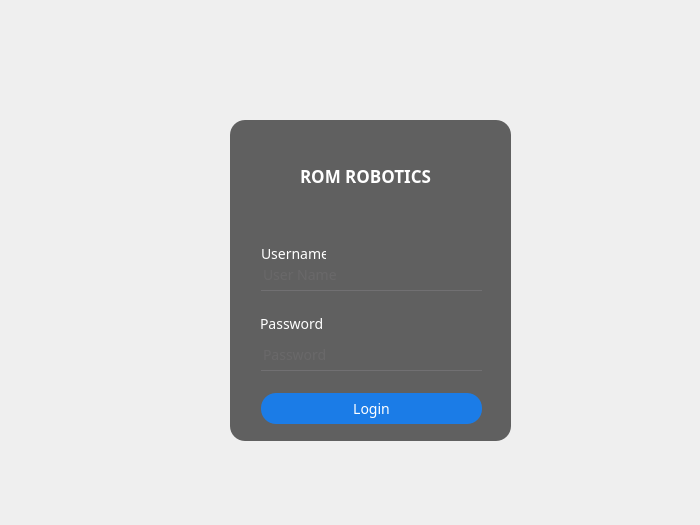
<?xml version="1.0" encoding="UTF-8"?>
<ui version="4.0">
 <class>MainWindow</class>
 <widget class="QMainWindow" name="MainWindow">
  <property name="geometry">
   <rect>
    <x>0</x>
    <y>0</y>
    <width>700</width>
    <height>525</height>
   </rect>
  </property>
  <property name="sizePolicy">
   <sizepolicy hsizetype="Fixed" vsizetype="Fixed">
    <horstretch>0</horstretch>
    <verstretch>0</verstretch>
   </sizepolicy>
  </property>
  <property name="minimumSize">
   <size>
    <width>700</width>
    <height>525</height>
   </size>
  </property>
  <property name="maximumSize">
   <size>
    <width>700</width>
    <height>525</height>
   </size>
  </property>
  <property name="font">
   <font>
    <family>Umpush</family>
    <pointsize>-1</pointsize>
    <italic>true</italic>
   </font>
  </property>
  <property name="windowTitle">
   <string>ROM ROBOTICS</string>
  </property>
  <property name="windowIcon">
   <iconset resource="src.qrc">
    <normaloff>:/images/main_dWS_icon.ico</normaloff>:/images/main_dWS_icon.ico</iconset>
  </property>
  <property name="styleSheet">
   <string notr="true">#centralwidget{
background-image: url(:/images/polblur.png) 0 0 0 0 stretch stretch;
}

*{
font-family: Umpush;
font-size: 24px;
}

QFrame{
background:rgba(0,0,0,0.6);
border-radius: 15px;
}

#pushButton{
border-radius: 0px;
background: transparent;
}

QLabel{
	color: white;
background: transparent;
}

#loginBtn{
border-radius:15px;
color: white;
background: rgb(27, 124, 231);
Font-size: 14px;
}

#loginBtn:hover{
border-radius:15px;
color: #333;
background:rgb(155, 194, 251);
font-weight:bold;
}

QLineEdit{
background: transparent;
border: none;
color: #717072;
border-bottom: 1px solid #717072;
Font-size: 14px;
}
#labelUserName{
Font-size: 14px;
color: white;
}
#labelPassword{
Font-size: 14px;
color: white;
}

#labelLoginHere{
Font-size: 17px;
color:white;
}</string>
  </property>
  <widget class="QWidget" name="centralwidget">
   <widget class="QFrame" name="frame">
    <property name="geometry">
     <rect>
      <x>230</x>
      <y>120</y>
      <width>281</width>
      <height>321</height>
     </rect>
    </property>
    <property name="styleSheet">
     <string notr="true"/>
    </property>
    <property name="frameShape">
     <enum>QFrame::StyledPanel</enum>
    </property>
    <property name="frameShadow">
     <enum>QFrame::Raised</enum>
    </property>
    <widget class="QLabel" name="labelLoginHere">
     <property name="geometry">
      <rect>
       <x>70</x>
       <y>40</y>
       <width>151</width>
       <height>31</height>
      </rect>
     </property>
     <property name="font">
      <font>
       <family>Umpush</family>
       <pointsize>-1</pointsize>
       <weight>75</weight>
       <bold>true</bold>
      </font>
     </property>
     <property name="styleSheet">
      <string notr="true"/>
     </property>
     <property name="text">
      <string>ROM ROBOTICS</string>
     </property>
    </widget>
    <widget class="QPushButton" name="loginBtn">
     <property name="geometry">
      <rect>
       <x>31</x>
       <y>273</y>
       <width>221</width>
       <height>31</height>
      </rect>
     </property>
     <property name="font">
      <font>
       <family>Umpush</family>
       <pointsize>-1</pointsize>
       <weight>50</weight>
       <italic>false</italic>
       <bold>false</bold>
      </font>
     </property>
     <property name="text">
      <string>Login</string>
     </property>
    </widget>
    <widget class="QLineEdit" name="userName">
     <property name="geometry">
      <rect>
       <x>31</x>
       <y>140</y>
       <width>221</width>
       <height>31</height>
      </rect>
     </property>
     <property name="text">
      <string/>
     </property>
     <property name="placeholderText">
      <string>User Name</string>
     </property>
    </widget>
    <widget class="QLineEdit" name="password">
     <property name="geometry">
      <rect>
       <x>31</x>
       <y>220</y>
       <width>221</width>
       <height>31</height>
      </rect>
     </property>
     <property name="text">
      <string/>
     </property>
     <property name="echoMode">
      <enum>QLineEdit::Password</enum>
     </property>
     <property name="placeholderText">
      <string>Password</string>
     </property>
    </widget>
    <widget class="QLabel" name="labelUserName">
     <property name="geometry">
      <rect>
       <x>31</x>
       <y>120</y>
       <width>65</width>
       <height>28</height>
      </rect>
     </property>
     <property name="styleSheet">
      <string notr="true"/>
     </property>
     <property name="text">
      <string>Username</string>
     </property>
    </widget>
    <widget class="QLabel" name="labelPassword">
     <property name="geometry">
      <rect>
       <x>30</x>
       <y>190</y>
       <width>62</width>
       <height>28</height>
      </rect>
     </property>
     <property name="styleSheet">
      <string notr="true"/>
     </property>
     <property name="text">
      <string>Password</string>
     </property>
    </widget>
   </widget>
   <widget class="QPushButton" name="pushButton">
    <property name="geometry">
     <rect>
      <x>320</x>
      <y>60</y>
      <width>101</width>
      <height>101</height>
     </rect>
    </property>
    <property name="styleSheet">
     <string notr="true">#pushButton{
border-radius: 60px;
}</string>
    </property>
    <property name="text">
     <string/>
    </property>
    <property name="icon">
     <iconset resource="src.qrc">
      <normaloff>:/images/primary_KMx_icon.ico</normaloff>:/images/primary_KMx_icon.ico</iconset>
    </property>
    <property name="iconSize">
     <size>
      <width>100</width>
      <height>100</height>
     </size>
    </property>
   </widget>
  </widget>
 </widget>
 <resources>
  <include location="src.qrc"/>
 </resources>
 <connections>
  <connection>
   <sender>pushButton</sender>
   <signal>clicked()</signal>
   <receiver>MainWindow</receiver>
   <slot>close()</slot>
   <hints>
    <hint type="sourcelabel">
     <x>518</x>
     <y>107</y>
    </hint>
    <hint type="destinationlabel">
     <x>334</x>
     <y>424</y>
    </hint>
   </hints>
  </connection>
 </connections>
</ui>
